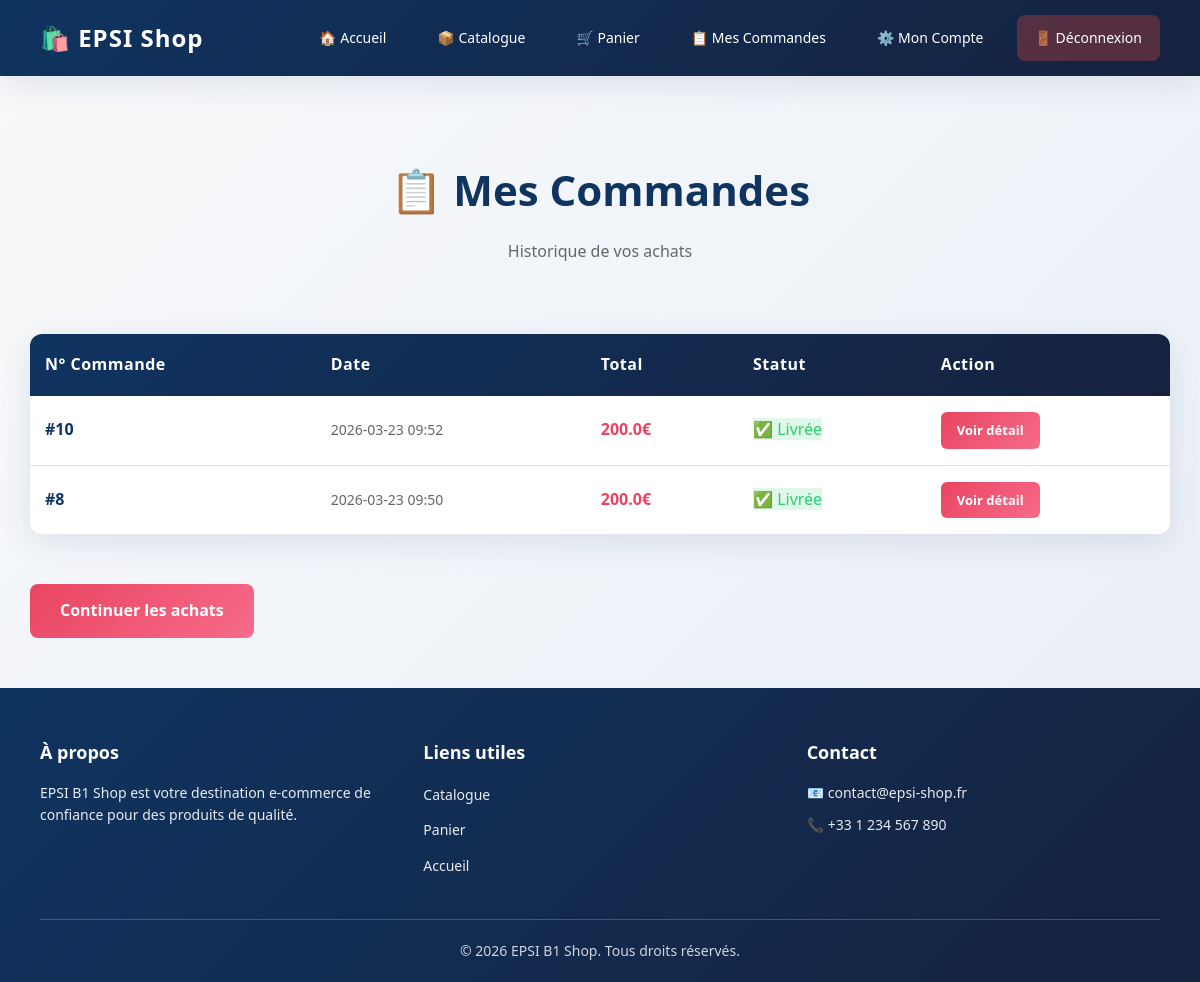
Page /mes_commandes (signed in) on the committed database.
### tables this page shows
CREATE TABLE commandes (
                id INTEGER PRIMARY KEY AUTOINCREMENT,
                utilisateur_id INTEGER,
                date TEXT,
                total REAL,
                FOREIGN KEY (utilisateur_id) REFERENCES utilisateurs(id)
            );

### app.py (the view)
@app.route('/mes_commandes')
def mes_commandes():
    if 'user_id' not in session:
        return redirect('/login')
    commandes = db.get_commandes_utilisateur(session['user_id'])
    return render_template('mes_commandes.html', commandes=commandes)

### database.py (called while the page is built)
    def get_connexion(self):
        conn = sqlite3.connect(self.dbname, timeout=10)
        conn.row_factory = sqlite3.Row
        conn.execute('PRAGMA journal_mode=WAL')
        return conn

    def get_commandes_utilisateur(self, user_id):
        conn = self.get_connexion()
        try:
            commandes = conn.execute(
                'SELECT * FROM commandes WHERE utilisateur_id=? ORDER BY date DESC',
                (user_id,)
            ).fetchall()
        finally:
            conn.close()
        return commandes

### templates/mes_commandes.html (shortened to what this page needs)
{% extends 'base.html' %}
{% block content %}
<div class="page-header">
    <h1>📋 Mes Commandes</h1>
    <p>Historique de vos achats</p>
</div>
{% if commandes %}
    <div class="orders-container">
        <table class="orders-table">
            <thead>
                <tr>
                    <th>N° Commande</th>
                    <th>Date</th>
                    <th>Total</th>
                    <th>Statut</th>
                    <th>Action</th>
                </tr>
            </thead>
            <tbody>
                {% for c in commandes %}
                    <tr class="order-row">
                        <td>
                            <span class="order-id">#{{ c.id }}</span>
                        </td>
                        <td>
                            <span class="order-date">{{ c.date }}</span>
                        </td>
                        <td>
                            <span class="order-total">{{ c.total }}€</span>
                        </td>
                        <td>
                            <span class="order-status status-completed">✅ Livrée</span>
                        </td>
                        <td>
                            <a href="/detail_commande/{{ c.id }}" class="btn-view-details">Voir détail</a>
                        </td>
                    </tr>
                {% endfor %}
            </tbody>
        </table>
        <a href="/catalogue" class="btn-continue-shopping">Continuer les achats</a>
    </div>
{% endif %}
{% endblock %}

### static/style.css (style rules this page uses)
:root { --text: #1a1a2e; --background: #f8f9fa; --primary: #0f3460; --secondary: #16213e; --accent: #e94560; --accent-light: #f76b8a; --success: #2ecc71; --warning: #f39c12; --danger: #e74c3c; --shadow: 0 8px 32px rgba(15, 52, 96, 0.1); --shadow-hover: 0 12px 48px rgba(15, 52, 96, 0.2); --transition: all 0.3s cubic-bezier(0.4, 0, 0.2, 1); }
* { box-sizing: border-box; }
html, body { margin: 0; padding: 0; height: 100%; }
body { font-family: 'Segoe UI', Trebuchet MS, sans-serif; background: linear-gradient(135deg, var(--background) 0%, #e8eef7 100%); color: var(--text); line-height: 1.6; min-height: 100vh; display: flex; flex-direction: column; }
.page-header { text-align: center; margin-bottom: 40px; padding: 30px 0; }
.page-header h1 { font-size: 42px; color: var(--primary); margin: 0 0 15px 0; font-weight: 700; }
.page-header p { font-size: 16px; color: #666; margin: 0; }
.orders-table, .admin-table { width: 100%; border-collapse: collapse; background: white; border-radius: 12px; overflow: hidden; box-shadow: var(--shadow); margin-bottom: 30px; }
.orders-table thead, .admin-table thead { background: linear-gradient(135deg, var(--primary) 0%, var(--secondary) 100%); }
.orders-table th, .admin-table th { color: white; padding: 18px 15px; text-align: left; font-weight: 600; letter-spacing: 0.5px; }
.orders-table td, .admin-table td { padding: 16px 15px; border-bottom: 1px solid #e0e0e0; }
.orders-table tbody tr, .admin-table tbody tr { transition: var(--transition); }
.orders-table tbody tr:last-child td, .admin-table tbody tr:last-child td { border-bottom: none; }
.order-id, .product-id { font-weight: 700; color: var(--primary); }
.order-date { color: #666; font-size: 14px; }
.order-total, .product-price { color: var(--accent); font-weight: 600; }
.status-completed { background: rgba(46, 204, 113, 0.15); color: var(--success); }
.btn-view-details { background: linear-gradient(135deg, var(--accent) 0%, var(--accent-light) 100%); color: white; padding: 8px 16px; border-radius: 6px; text-decoration: none; font-weight: 600; font-size: 13px; transition: var(--transition); display: inline-block; }
.btn-continue-shopping { padding: 14px 30px; background: linear-gradient(135deg, var(--accent) 0%, var(--accent-light) 100%); color: white; text-decoration: none; border-radius: 8px; font-weight: 600; display: inline-block; transition: var(--transition); margin-top: 20px; }

### rows in the picture
commandes: id "10", date "2026-03-23 09:52", total "200.0"
commandes: id "8", date "2026-03-23 09:50", total "200.0"
